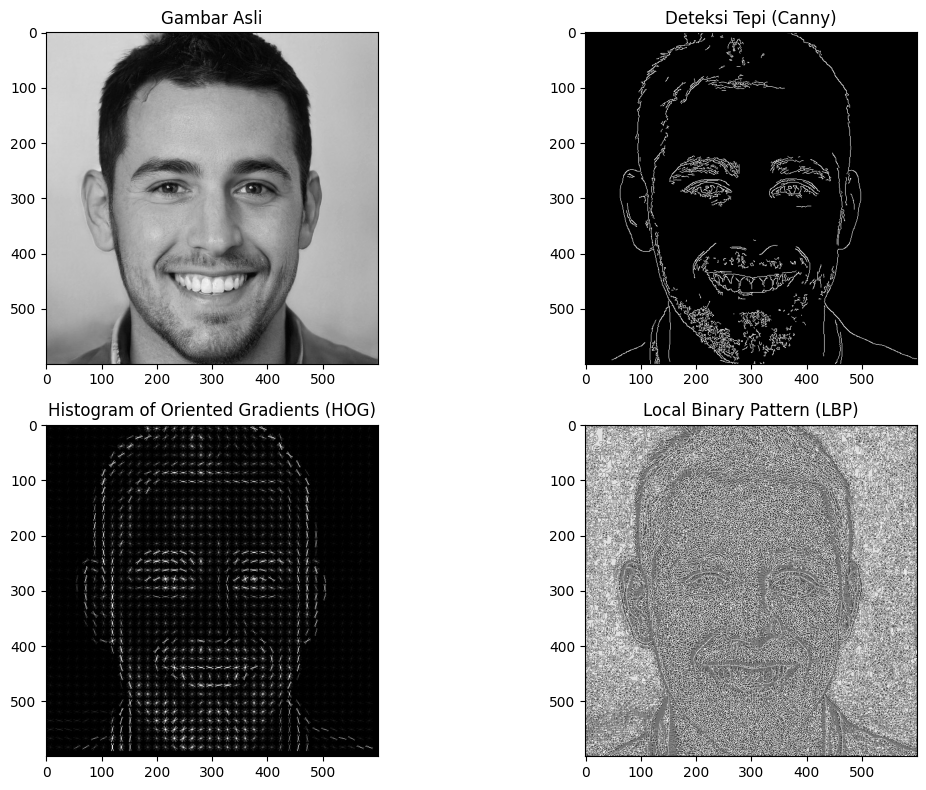

Write the Python code that produced this figure.
# -*- coding: utf-8 -*-
"""Tugas Pengenalan Pola 4_121450123_Ghozi Alvin Karim.ipynb

Automatically generated by Colab.

Original file is located at
    https://colab.research.google.com/drive/1x6TUEV_IUnZjQGJy5Z-ANxhwZtgPqkdl

## Soal 1
> Lakukan perhitungan manual dan code untuk normalisasi matrix di atas, lalu tampilkan visualisasi histogram sebelum normalisasi dan sesudah normalisasi

\begin{bmatrix} 100	& 100	& 100 &	100 &	100	& 100 \\
                100	& 150	& 150 &	150	& 150 &	100 \\
                100	& 150	& 255	& 255	& 150	& 100 \\
                100	& 150	& 255	& 255	& 150	& 100 \\
                100 & 150	& 150 & 150	& 150	& 100 \\
                100 & 100	& 100	& 100	& 100	& 100 \\
 \end{bmatrix}
"""

import numpy as np
import matplotlib.pyplot as plt

# Data Gambar 6 x 6
matrix = np.array([
    [100, 100, 100, 100, 100, 100],
    [100, 150, 150, 150, 150, 100],
    [100, 150, 255, 255, 150, 100],
    [100, 150, 255, 255, 150, 100],
    [100, 150, 150, 150, 150, 100],
    [100, 100, 100, 100, 100, 100]
])

# Perhitungan Normalisasi matriks
min_val = matrix.min()
max_val = matrix.max()
normalized_matrix = (matrix - min_val) / (max_val - min_val)

# Plot histogram sebelum dan sesudah normalisasi
fig, axs = plt.subplots(1, 2, figsize=(12, 6))

# Histogram sebelum normalisasi
axs[0].hist(matrix.flatten(), bins=10, color='blue', alpha=0.7)
axs[0].set_title('Histogram Sebelum Normalisasi')
axs[0].set_xlabel('Nilai')
axs[0].set_ylabel('Frekuensi')

# Histogram setelah normalisasi
axs[1].hist(normalized_matrix.flatten(), bins=10, color='green', alpha=0.7)
axs[1].set_title('Histogram Setelah Normalisasi')
axs[1].set_xlabel('Nilai Normalisasi')
axs[1].set_ylabel('Frekuensi')

# Tampilkan plot dengan Histogram
plt.tight_layout()
plt.show()

# Return matriks yang sudah dinormalisasi
print("\n")
print("="*40)
print("> Hasil Data Sebelum Di Normalisasi : \n",matrix)
print("\n")
print("> Hasil Data Setelah Di Normalisasi : \n",normalized_matrix)
print("="*40)

"""## Soal 2.
> Buat pemrograman tentang local binary pattern,kemudian buat 3 perbandingan
1. Deteksi Tepi
2. HOG
3. LBP \
Dengan 1 gambar yang sama !
"""

import cv2
import numpy as np
import matplotlib.pyplot as plt
from skimage.feature import local_binary_pattern
from skimage.feature import hog
from skimage import exposure

# Membaca gambar
img = cv2.imread('/content/drive/MyDrive/Data Pengpol/data.jpeg', cv2.IMREAD_GRAYSCALE) # Membaca gambar dalam format grayscale (hitam putih)

# 1. Deteksi Tepi (Canny Edge Detection)
edges = cv2.Canny(img, 100, 200)
# Melakukan deteksi tepi pada gambar menggunakan metode Canny Edge Detection
# Nilai threshold 100 dan 200 digunakan untuk menentukan sensitivitas deteksi tepi

# 2. Histogram of Oriented Gradients (HOG)
fd, hog_image = hog(img, orientations=8, pixels_per_cell=(16, 16),
                    cells_per_block=(1, 1), visualize=True, channel_axis=None)
# Menghitung Histogram of Oriented Gradients (HOG) untuk ekstraksi fitur dari gambar
# Parameter 'orientations=8' mengatur jumlah orientasi sudut
# 'pixels_per_cell=(16, 16)' menetapkan ukuran sel per piksel
# 'cells_per_block=(1, 1)' menetapkan ukuran blok untuk HOG
# 'visualize=True' digunakan untuk mendapatkan gambar HOG yang divisualisasikan

hog_image_rescaled = exposure.rescale_intensity(hog_image, in_range=(0, 10))
# Menyelaraskan intensitas pada gambar HOG sehingga lebih mudah dilihat

# 3. Local Binary Pattern (LBP)
radius = 1
n_points = 8 * radius
lbp = local_binary_pattern(img, n_points, radius, method="uniform")
# Menghitung Local Binary Pattern (LBP) untuk ekstraksi tekstur
# 'radius=1' adalah radius lingkaran untuk setiap titik
# 'n_points=8*radius' menetapkan jumlah titik sampling dalam lingkaran
# 'method="uniform"' menetapkan metode LBP sebagai 'uniform'

# Tampilkan gambar asli dan hasil deteksi
plt.figure(figsize=(12, 8))

# Gambar asli
plt.subplot(2, 2, 1)
plt.imshow(img, cmap='gray')
plt.title('Gambar Asli')

# Deteksi Tepi
plt.subplot(2, 2, 2)
plt.imshow(edges, cmap='gray')
plt.title('Deteksi Tepi (Canny)')

# HOG
plt.subplot(2, 2, 3)
plt.imshow(hog_image_rescaled, cmap='gray')
plt.title('Histogram of Oriented Gradients (HOG)')

# LBP
plt.subplot(2, 2, 4)
plt.imshow(lbp, cmap='gray')
plt.title('Local Binary Pattern (LBP)')

plt.tight_layout()# Mengatur layout agar tidak terjadi overlap antar gambar
plt.show()
